Frame 1 (no input): blank canvas, image omitted
Frame 60 (no input): blank canvas, image omitted
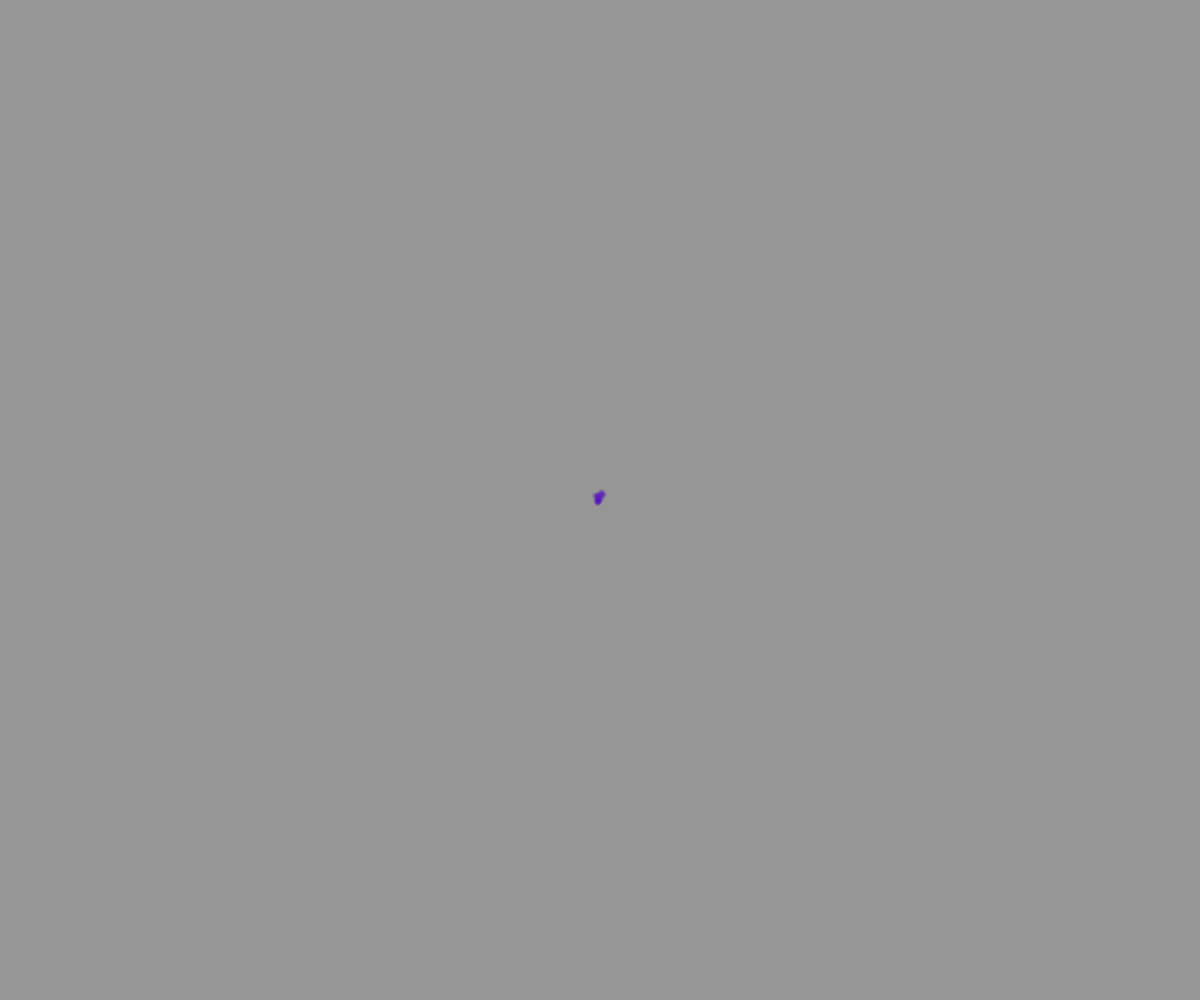
Frame 120 (the mouse pressed at the canvas centre since frame 60)

The p5.js sketch whose frames 1 and 60 were blank and that drew this single picture after the mouse press (run headless with seeded random() and noise() and a simulated clock; from frame 60 on, the mouse is pressed at the canvas centre):

// p5.js sketch
// ── sketch.js
let walkers = [];
let step_size = 2;

function mousePressed() {
  append(walkers, new Walker(mouseX, mouseY, step_size));
}

function setup() {
  createCanvas(windowWidth, windowHeight);
  background(150);
}

function draw() {
  for (let i = 0; i < walkers.length; i++) {
    walkers[i].walk();
    walkers[i].show();
  }
}

// ── walker.js
class Walker {
  constructor(x, y, step_size) {
    this.step_size = step_size;
    this.pos = createVector(x, y);
    this.r = random(255);
    this.g = random(255);
    this.b = random(255);
  }

  walk() {
    this.pos.x = constrain(
      this.pos.x + random(this.step_size * -1, this.step_size),
      this.step_size,
      width - this.step_size
    );
    this.pos.y = constrain(
      this.pos.y + random(this.step_size * -1, this.step_size),
      this.step_size,
      height - this.step_size
    );
  }

  show() {
    let r,
      g,
      b = 0;
    r = (this.pos.x / width) * this.r;
    g = (this.pos.y / height) * this.g;
    b = constrain(r / g, 0.0, 1.0) * this.b;
    noStroke();
    fill(r, g, b, 40);
    ellipse(this.pos.x, this.pos.y, 5);
  }
}
